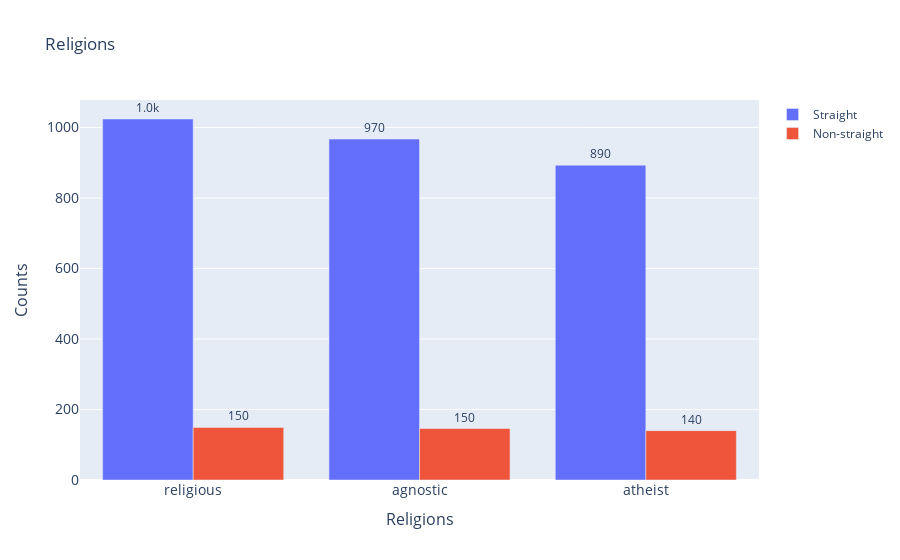

Notebook source saved alongside this figure:
### Code cell
religious_views = ['religious', 'agnostic', 'atheist']
fig = go.Figure(data=[
    go.Bar(name='Straight', 
           x=religious_views, 
           y=straight_df['religion'].value_counts().values, 
           text=straight_df['religion'].value_counts().values),
    go.Bar(name='Non-straight', 
           x=religious_views, 
           y=non_straight_df['religion'].value_counts().values,
           text=non_straight_df['religion'].value_counts().values)
])

fig.update_layout(barmode='group',
    title='Religions',
    #xaxis_tickfont_size=14,
    yaxis=dict(title='Counts',
               titlefont_size=16,
               tickfont_size=14),
    xaxis=dict(title='Religions',
               titlefont_size=16,
               tickfont_size=14))
fig.update_traces(texttemplate='%{text:.2s}', textposition='outside')
fig.show()

### Figure 1 — Plotly figure (JSON) as saved in the notebook; plotly's stock layout.template omitted (floating-point values rounded to 4 significant figures)
{"data": [{"name": "Straight", "text": [1024, 967, 893, 875, 848, 781, 751, 721, 647, 595, 524, 517, 457, 436, 301, 299, 276, 258, 258, 244, 240, 215, 194, 190, 169, 147, 145, 144, 136, 106, 99, 95, 89, 47, 43, 32, 24, 19, 14, 13, 11, 9, 8, 7, 6], "textposition": "outside", "texttemplate": "%{text:.2s}", "type": "bar", "x": ["religious", "agnostic", "atheist"], "y": [1024, 967, 893, 875, 848, 781, 751, 721, 647, 595, 524, 517, 457, 436, 301, 299, 276, 258, 258, 244, 240, 215, 194, 190, 169, 147, 145, 144, 136, 106, 99, 95, 89, 47, 43, 32, 24, 19, 14, 13, 11, 9, 8, 7, 6]}, {"name": "Non-straight", "text": [149, 146, 140, 132, 128, 123, 118, 109, 94, 91, 87, 84, 78, 61, 59, 48, 47, 45, 44, 41, 37, 34, 31, 29, 26, 23, 22, 21, 17, 14, 12, 11, 8, 8, 6, 4, 3, 2, 2, 1, 1, 1], "textposition": "outside", "texttemplate": "%{text:.2s}", "type": "bar", "x": ["religious", "agnostic", "atheist"], "y": [149, 146, 140, 132, 128, 123, 118, 109, 94, 91, 87, 84, 78, 61, 59, 48, 47, 45, 44, 41, 37, 34, 31, 29, 26, 23, 22, 21, 17, 14, 12, 11, 8, 8, 6, 4, 3, 2, 2, 1, 1, 1]}], "layout": {"barmode": "group", "title": {"text": "Religions"}, "xaxis": {"tickfont": {"size": 14}, "title": {"font": {"size": 16}, "text": "Religions"}}, "yaxis": {"tickfont": {"size": 14}, "title": {"font": {"size": 16}, "text": "Counts"}}}}
